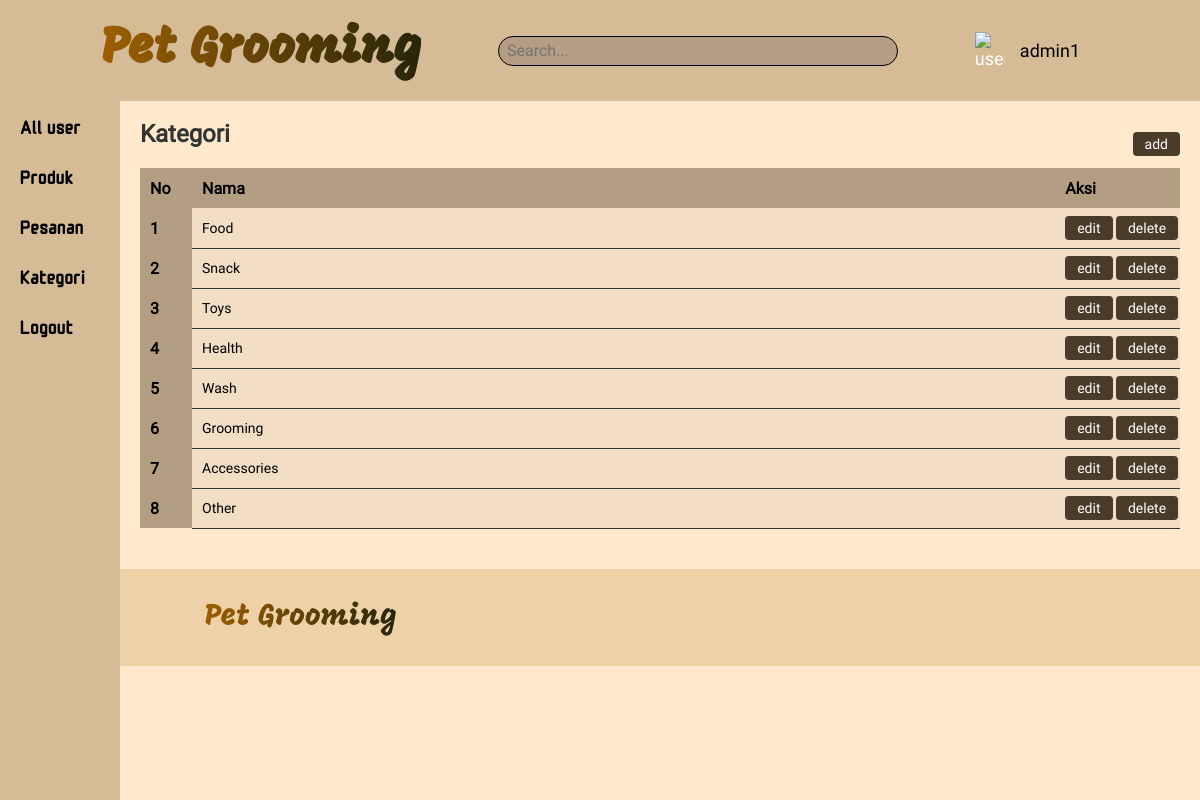
Screenshot of /admin/index.php?page=kategori (signed in) with the database file from the repository.
### tables this page shows
CREATE TABLE `kategori` (
  `id_kategori` int(11) NOT NULL,
  `nama_kategori` varchar(11) NOT NULL
);

### admin/kategori.php (the view)
<div class="title">
    <h1>Kategori</h1>
    <a href="index.php?page=kategori-add"><button class="btn" type="button">add</button></a>
</div>
<table>
    <tr>
        <th width="5%">No</th>
        <th>Nama</th>
        <th width="12%">Aksi</th>
    </tr>
    <?php
    $que = "SELECT * FROM kategori";
    $select = mysqli_query($con, $que);
    while ($data = mysqli_fetch_array($select)) {
        ?>
        <tr>
            <th>
                <?php echo $data['id_kategori']; ?>
            </th>
            <td>
                <?php echo $data['nama_kategori']; ?>
            </td>
            <td>
                <a href="index.php?page=kategori-edt&id=<?php echo $data['id_kategori']; ?>"><button class="btn"
                        type="button">edit</button></a>
                <a href="index.php?page=kategori-del&id=<?php echo $data['id_kategori']; ?>"><button class="btn"
                        type="button">delete</button></a>
            </td>
        </tr>
    <?php } ?>
</table>

### admin/style.css (style rules this page uses)
* { margin: 0; padding: 0; box-sizing: border-box; font-family: "Roboto", sans-serif; background-color: #ffe8cc; }
.title { display: flex; justify-content: space-between; align-items: center; }
.btn { padding: 4px 12px; font-size: 14px; border: none; border-radius: 4px; cursor: pointer; background-color: #4b3c29; color: white; outline: none; }
.main-content h1 { color: #333; font-size: 24px; margin-bottom: 20px; }
.main-content table { width: 100%; border-collapse: collapse; }
.main-content table th { background-color: #b39d83; color: black; height: 40px; text-align: left; padding-left: 10px; }
.main-content table td { height: 40px; border-bottom: 1px solid #333; background-color: #f1dec4; padding-left: 10px; font-size: 14px; }
table { width: 100%; margin-bottom: 20px; }

### rows the page displays
kategori: id_kategori "1", nama_kategori "Food"
kategori: id_kategori "2", nama_kategori "Snack"
kategori: id_kategori "3", nama_kategori "Toys"
kategori: id_kategori "4", nama_kategori "Health"
kategori: id_kategori "5", nama_kategori "Wash"
kategori: id_kategori "6", nama_kategori "Grooming"
kategori: id_kategori "7", nama_kategori "Accessories"
kategori: id_kategori "8", nama_kategori "Other"

### other values shown
$_SESSION['username'] "admin1"
